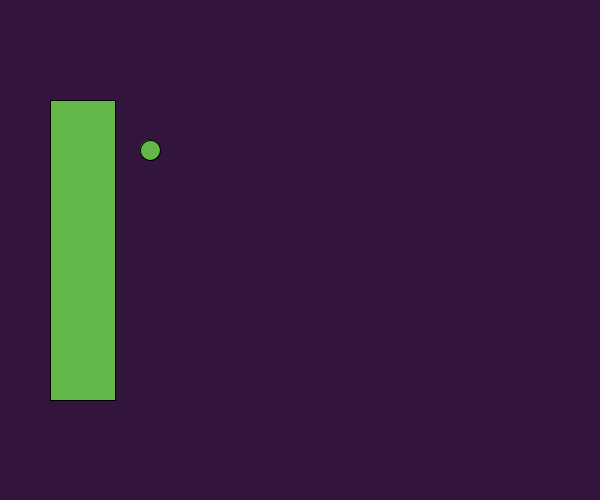
Frame 1 (no input)
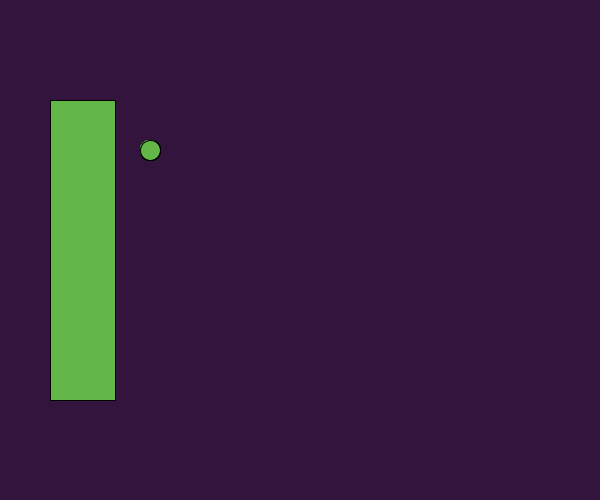
Frame 60 (the mouse pressed at the canvas centre just before this capture)
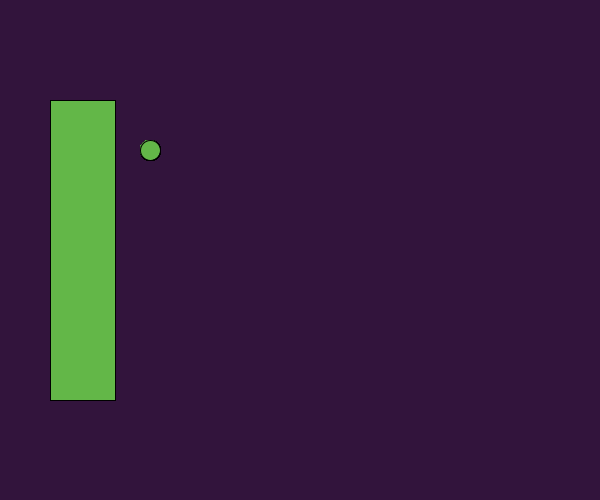
Frame 120 (the mouse held since frame 60 and released just before this capture)

The Processing sketch that drew these frames (run headless with seeded random() and noise(); from frame 60 on, the mouse is pressed at the canvas centre):

// Processing sketch: processing_86530
// ── processing_86530.pde

int RED = 50;
int BLUE = 60;
int GREEN = 20;

void setup(){
 size(600,500);
 background (RED, GREEN, BLUE);
}

void draw(){
  fill(99, 183, 72);
rect(50, 100, 65, 300);
ellipse(150, 150, GREEN, GREEN);
  
}
